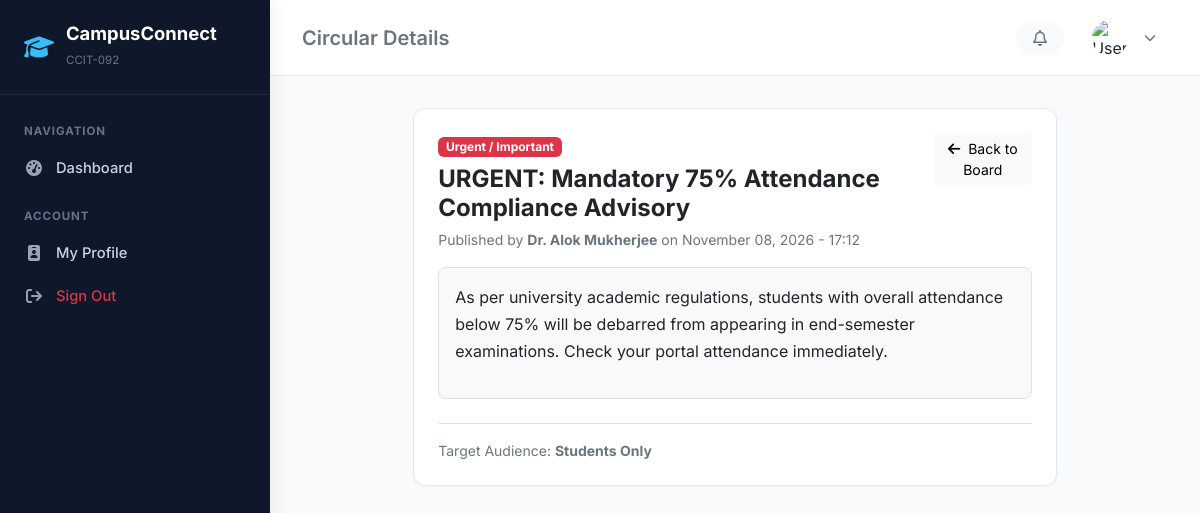
/communication/3/, run on the app's committed database.
### communication/models.py (models this page shows, shortened)
class Notice(models.Model):
    AUDIENCE_CHOICES = [
        ('ALL', 'All College Members'),
        ('FACULTY_ONLY', 'Faculty Only'),
        ('STUDENTS_ONLY', 'Students Only'),
        ('DEPARTMENT', 'Specific Department'),
        ('SEMESTER', 'Specific Semester'),
        ('BATCH', 'Specific Batch'),
    ]
    PRIORITY_CHOICES = [
        ('NORMAL', 'Normal'),
        ('HIGH', 'High Priority'),
        ('URGENT', 'Urgent / Important'),
    ]
    title = models.CharField(max_length=200)
    content = models.TextField()
    published_by = models.ForeignKey(settings.AUTH_USER_MODEL, on_delete=models.CASCADE, related_name='published_notices')
    audience_type = models.CharField(max_length=20, choices=AUDIENCE_CHOICES, default='ALL')
    department = models.ForeignKey(Department, on_delete=models.SET_NULL, null=True, blank=True, related_name='notices')
    semester = models.ForeignKey(Semester, on_delete=models.SET_NULL, null=True, blank=True, related_name='notices')
    batch = models.ForeignKey(Batch, on_delete=models.SET_NULL, null=True, blank=True, related_name='notices')
    priority = models.CharField(max_length=15, choices=PRIORITY_CHOICES, default='NORMAL')
    attachment = models.FileField(upload_to='notices/', blank=True, null=True)
    expiry_date = models.DateField(blank=True, null=True)
    created_at = models.DateTimeField(auto_now_add=True)
    class Meta:
        ordering = ['-created_at']

### accounts/models.py (models this page shows, shortened)
class CustomUser(AbstractUser):
    ROLE_ADMIN = 'ADMIN'
    ROLE_FACULTY = 'FACULTY'
    ROLE_STUDENT = 'STUDENT'
    ROLE_CHOICES = [
        (ROLE_ADMIN, 'Administrator'),
        (ROLE_FACULTY, 'Faculty / Professor'),
        (ROLE_STUDENT, 'Student'),
    ]
    role = models.CharField(max_length=20, choices=ROLE_CHOICES, default=ROLE_STUDENT)
    phone = models.CharField(max_length=15, blank=True, null=True)
    profile_picture = models.ImageField(upload_to='profiles/', blank=True, null=True)
    address = models.TextField(blank=True, null=True)
    date_of_birth = models.DateField(blank=True, null=True)

### communication/views.py (the view)
# urls.py: path('<int:pk>/', views.NoticeDetailView.as_view(), name='notice_detail'),
class NoticeDetailView(DetailView):
    model = Notice
    template_name = 'communication/notice_detail.html'
    context_object_name = 'notice'
    def get(self, request, *args, **kwargs):
        response = super().get(request, *args, **kwargs)
        if request.user.is_authenticated:
            NoticeRead.objects.get_or_create(notice=self.object, user=request.user)
        return response

### accounts/context_processors.py (called while the page is built, shortened)
def user_role_context(request):
    context = {
        'COLLEGE_NAME': getattr(settings, 'COLLEGE_NAME', 'CampusConnect Institute of Technology'),
        'COLLEGE_CODE': getattr(settings, 'COLLEGE_CODE', 'CCIT-092'),
        'user_role': 'GUEST',
        'is_admin': False,
        'is_faculty': False,
        'is_student': False,
        'unread_notices_count': 0,
    }
    return context

### templates/communication/notice_detail.html (shortened to what this page needs)
{% extends 'base.html' %}
{% block page_heading %}Circular Details{% endblock %}
{% block content %}
<div class="row justify-content-center">
    <div class="col-lg-9">
        <div class="card p-4">
            <div class="d-flex justify-content-between align-items-start mb-3">
                <div>
                    <span class="badge {% if notice.priority == 'URGENT' %}bg-danger{% elif notice.priority == 'HIGH' %}bg-warning text-dark{% else %}bg-primary{% endif %} mb-2">
                        {{ notice.get_priority_display }}
                    </span>
                    <h4 class="fw-bold text-dark mb-1">{{ notice.title }}</h4>
                    <small class="text-secondary">
                        Published by <b>{{ notice.published_by.get_full_name|default:notice.published_by.username }}</b> on {{ notice.created_at|date:"F d, Y - H:i" }}
                    </small>
                </div>
                <a href="{% url 'notice_list' %}" class="btn btn-sm btn-light">
                    <i class="fa-solid fa-arrow-left me-1"></i> Back to Board
                </a>
            </div>
            <div class="p-3 bg-light rounded-3 border mb-4 text-dark" style="font-size: 1rem; line-height: 1.7;">
                {{ notice.content|linebreaks }}
            </div>
            <div class="border-top pt-3 text-secondary small d-flex justify-content-between align-items-center">
                <span>Target Audience: <b>{{ notice.get_audience_type_display }}</b></span>
            </div>
        </div>
    </div>
</div>
{% endblock %}

### templates/base.html (style rules this page uses)
:root { --brand-primary: #1e3a8a; --brand-secondary: #3b82f6; --brand-accent: #0ea5e9; --bg-canvas: #f8fafc; --sidebar-bg: #0f172a; --sidebar-hover: #1e293b; --card-border: #e2e8f0; }
body { font-family: 'Inter', -apple-system, BlinkMacSystemFont, sans-serif; background-color: var(--bg-canvas); color: #1e293b; min-height: 100vh; }
.card { border: 1px solid var(--card-border); border-radius: 12px; box-shadow: 0 1px 3px rgba(0,0,0,0.04); background-color: #fff; }

### data on the page
Notice: priority "Urgent / Important", title "URGENT: Mandatory 75% Attendance Compliance Advisory", published_by.get_full_name "Dr. Alok Mukherjee", created_at "November 08, 2026 - 17:12", content "As per university academic regulations, students with overall attendance below 75% will be debarred from appearing in end-semester examinations. Check your portal attendance immediately.", audience_type "Students Only"

### other printed values
{{ COLLEGE_CODE }} "CCIT-092"
